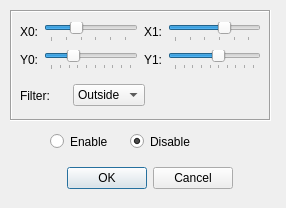
<?xml version="1.0" encoding="UTF-8"?>
<ui version="4.0">
 <class>FilterDialog</class>
 <widget class="QDialog" name="FilterDialog">
  <property name="windowModality">
   <enum>Qt::NonModal</enum>
  </property>
  <property name="geometry">
   <rect>
    <x>0</x>
    <y>0</y>
    <width>286</width>
    <height>208</height>
   </rect>
  </property>
  <property name="sizePolicy">
   <sizepolicy hsizetype="Fixed" vsizetype="Fixed">
    <horstretch>0</horstretch>
    <verstretch>0</verstretch>
   </sizepolicy>
  </property>
  <property name="minimumSize">
   <size>
    <width>286</width>
    <height>208</height>
   </size>
  </property>
  <property name="maximumSize">
   <size>
    <width>286</width>
    <height>208</height>
   </size>
  </property>
  <property name="windowTitle">
   <string>Dialog</string>
  </property>
  <property name="modal">
   <bool>true</bool>
  </property>
  <widget class="QFrame" name="frame">
   <property name="geometry">
    <rect>
     <x>10</x>
     <y>10</y>
     <width>261</width>
     <height>111</height>
    </rect>
   </property>
   <property name="frameShape">
    <enum>QFrame::Box</enum>
   </property>
   <property name="frameShadow">
    <enum>QFrame::Sunken</enum>
   </property>
   <widget class="QWidget" name="horizontalLayoutWidget_5">
    <property name="geometry">
     <rect>
      <x>10</x>
      <y>70</y>
      <width>125</width>
      <height>31</height>
     </rect>
    </property>
    <layout class="QHBoxLayout" name="horizontalLayout_5">
     <item>
      <widget class="QLabel" name="label_6">
       <property name="enabled">
        <bool>true</bool>
       </property>
       <property name="sizePolicy">
        <sizepolicy hsizetype="Minimum" vsizetype="Minimum">
         <horstretch>0</horstretch>
         <verstretch>0</verstretch>
        </sizepolicy>
       </property>
       <property name="text">
        <string>Filter:</string>
       </property>
      </widget>
     </item>
     <item>
      <widget class="QComboBox" name="filterCombo">
       <item>
        <property name="text">
         <string>Outside</string>
        </property>
       </item>
       <item>
        <property name="text">
         <string>Inside</string>
        </property>
       </item>
      </widget>
     </item>
    </layout>
   </widget>
  </widget>
  <widget class="QWidget" name="verticalLayoutWidget_2">
   <property name="geometry">
    <rect>
     <x>50</x>
     <y>160</y>
     <width>183</width>
     <height>36</height>
    </rect>
   </property>
   <layout class="QVBoxLayout" name="verticalLayout_2">
    <item>
     <widget class="QDialogButtonBox" name="buttonBox">
      <property name="orientation">
       <enum>Qt::Horizontal</enum>
      </property>
      <property name="standardButtons">
       <set>QDialogButtonBox::Cancel|QDialogButtonBox::Ok</set>
      </property>
     </widget>
    </item>
   </layout>
  </widget>
  <widget class="QWidget" name="horizontalLayoutWidget_7">
   <property name="geometry">
    <rect>
     <x>20</x>
     <y>20</y>
     <width>241</width>
     <height>52</height>
    </rect>
   </property>
   <layout class="QHBoxLayout" name="horizontalLayout_7">
    <item>
     <layout class="QVBoxLayout" name="verticalLayout">
      <item>
       <layout class="QHBoxLayout" name="horizontalLayout">
        <item>
         <widget class="QLabel" name="label_2">
          <property name="text">
           <string>X0:</string>
          </property>
         </widget>
        </item>
        <item>
         <widget class="QSlider" name="x0Slider">
          <property name="maximum">
           <number>320</number>
          </property>
          <property name="singleStep">
           <number>1</number>
          </property>
          <property name="value">
           <number>100</number>
          </property>
          <property name="sliderPosition">
           <number>100</number>
          </property>
          <property name="orientation">
           <enum>Qt::Horizontal</enum>
          </property>
          <property name="tickPosition">
           <enum>QSlider::TicksBelow</enum>
          </property>
          <property name="tickInterval">
           <number>60</number>
          </property>
         </widget>
        </item>
       </layout>
      </item>
      <item>
       <layout class="QHBoxLayout" name="horizontalLayout_2">
        <item>
         <widget class="QLabel" name="label_3">
          <property name="text">
           <string>Y0:</string>
          </property>
         </widget>
        </item>
        <item>
         <widget class="QSlider" name="y0Slider">
          <property name="maximum">
           <number>361</number>
          </property>
          <property name="singleStep">
           <number>1</number>
          </property>
          <property name="value">
           <number>100</number>
          </property>
          <property name="sliderPosition">
           <number>100</number>
          </property>
          <property name="orientation">
           <enum>Qt::Horizontal</enum>
          </property>
          <property name="tickPosition">
           <enum>QSlider::TicksBelow</enum>
          </property>
          <property name="tickInterval">
           <number>40</number>
          </property>
         </widget>
        </item>
       </layout>
      </item>
     </layout>
    </item>
    <item>
     <layout class="QVBoxLayout" name="verticalLayout_3">
      <item>
       <layout class="QHBoxLayout" name="horizontalLayout_3">
        <item>
         <widget class="QLabel" name="label_4">
          <property name="text">
           <string>X1:</string>
          </property>
         </widget>
        </item>
        <item>
         <widget class="QSlider" name="x1Slider">
          <property name="maximum">
           <number>320</number>
          </property>
          <property name="singleStep">
           <number>1</number>
          </property>
          <property name="value">
           <number>200</number>
          </property>
          <property name="orientation">
           <enum>Qt::Horizontal</enum>
          </property>
          <property name="tickPosition">
           <enum>QSlider::TicksBelow</enum>
          </property>
          <property name="tickInterval">
           <number>60</number>
          </property>
         </widget>
        </item>
       </layout>
      </item>
      <item>
       <layout class="QHBoxLayout" name="horizontalLayout_4">
        <item>
         <widget class="QLabel" name="label_5">
          <property name="text">
           <string>Y1:</string>
          </property>
         </widget>
        </item>
        <item>
         <widget class="QSlider" name="y1Slider">
          <property name="maximum">
           <number>361</number>
          </property>
          <property name="singleStep">
           <number>1</number>
          </property>
          <property name="sliderPosition">
           <number>200</number>
          </property>
          <property name="orientation">
           <enum>Qt::Horizontal</enum>
          </property>
          <property name="tickPosition">
           <enum>QSlider::TicksBelow</enum>
          </property>
          <property name="tickInterval">
           <number>40</number>
          </property>
         </widget>
        </item>
       </layout>
      </item>
     </layout>
    </item>
   </layout>
  </widget>
  <widget class="QRadioButton" name="enableRB">
   <property name="geometry">
    <rect>
     <x>50</x>
     <y>130</y>
     <width>108</width>
     <height>23</height>
    </rect>
   </property>
   <property name="text">
    <string>Enable</string>
   </property>
   <attribute name="buttonGroup">
    <string>buttonGroup</string>
   </attribute>
  </widget>
  <widget class="QRadioButton" name="disableRB">
   <property name="geometry">
    <rect>
     <x>130</x>
     <y>130</y>
     <width>108</width>
     <height>23</height>
    </rect>
   </property>
   <property name="text">
    <string>Disable</string>
   </property>
   <property name="checked">
    <bool>true</bool>
   </property>
   <attribute name="buttonGroup">
    <string>buttonGroup</string>
   </attribute>
  </widget>
 </widget>
 <resources/>
 <connections>
  <connection>
   <sender>buttonBox</sender>
   <signal>accepted()</signal>
   <receiver>FilterDialog</receiver>
   <slot>accept()</slot>
   <hints>
    <hint type="sourcelabel">
     <x>231</x>
     <y>194</y>
    </hint>
    <hint type="destinationlabel">
     <x>157</x>
     <y>207</y>
    </hint>
   </hints>
  </connection>
  <connection>
   <sender>buttonBox</sender>
   <signal>rejected()</signal>
   <receiver>FilterDialog</receiver>
   <slot>reject()</slot>
   <hints>
    <hint type="sourcelabel">
     <x>231</x>
     <y>194</y>
    </hint>
    <hint type="destinationlabel">
     <x>285</x>
     <y>207</y>
    </hint>
   </hints>
  </connection>
  <connection>
   <sender>x0Slider</sender>
   <signal>sliderMoved(int)</signal>
   <receiver>FilterDialog</receiver>
   <slot>updateX0(int)</slot>
   <hints>
    <hint type="sourcelabel">
     <x>81</x>
     <y>32</y>
    </hint>
    <hint type="destinationlabel">
     <x>29</x>
     <y>148</y>
    </hint>
   </hints>
  </connection>
  <connection>
   <sender>y0Slider</sender>
   <signal>sliderMoved(int)</signal>
   <receiver>FilterDialog</receiver>
   <slot>updateY0(int)</slot>
   <hints>
    <hint type="sourcelabel">
     <x>100</x>
     <y>61</y>
    </hint>
    <hint type="destinationlabel">
     <x>19</x>
     <y>174</y>
    </hint>
   </hints>
  </connection>
  <connection>
   <sender>x1Slider</sender>
   <signal>sliderMoved(int)</signal>
   <receiver>FilterDialog</receiver>
   <slot>updateX1(int)</slot>
   <hints>
    <hint type="sourcelabel">
     <x>193</x>
     <y>31</y>
    </hint>
    <hint type="destinationlabel">
     <x>260</x>
     <y>136</y>
    </hint>
   </hints>
  </connection>
  <connection>
   <sender>y1Slider</sender>
   <signal>sliderMoved(int)</signal>
   <receiver>FilterDialog</receiver>
   <slot>updateY1(int)</slot>
   <hints>
    <hint type="sourcelabel">
     <x>218</x>
     <y>55</y>
    </hint>
    <hint type="destinationlabel">
     <x>262</x>
     <y>179</y>
    </hint>
   </hints>
  </connection>
  <connection>
   <sender>enableRB</sender>
   <signal>toggled(bool)</signal>
   <receiver>FilterDialog</receiver>
   <slot>updateFilterStatus(bool)</slot>
   <hints>
    <hint type="sourcelabel">
     <x>75</x>
     <y>138</y>
    </hint>
    <hint type="destinationlabel">
     <x>39</x>
     <y>136</y>
    </hint>
   </hints>
  </connection>
 </connections>
 <slots>
  <slot>updateX0(int)</slot>
  <slot>updateY0(int)</slot>
  <slot>updateX1(int)</slot>
  <slot>updateY1(int)</slot>
  <slot>updateFilterStatus(bool)</slot>
 </slots>
 <buttongroups>
  <buttongroup name="buttonGroup"/>
 </buttongroups>
</ui>
